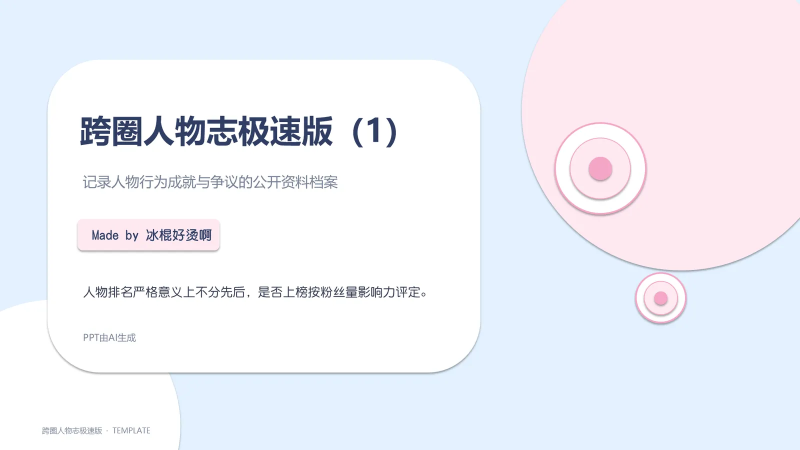
#> input picture site/media/slides/ep01/01.webp, 1600 x 900 px, given in place of 1b.png, which was not available (shown at 1/2 size)
$ python build-assets.py
#> lines starting #> are read from the running program, lines starting #| are printed output that depends on the picture
#!/usr/bin/env python
# -*- coding: utf-8 -*-
"""Convert exported PNGs into web assets.

.build/slides/<key>/slide-NN.png  ->  site/media/slides/<key>/NN.webp  (1600w)
cover PNG in the source folder     ->  site/media/covers/<key>.webp    (1280w)
                                   ->  site/media/covers/<key>-thumb.webp (560w)
The 1~10 combo cover is a 2x2 mosaic of four episode covers.
"""
import os
import sys
from PIL import Image, ImageDraw, ImageFilter

ROOT = os.path.dirname(os.path.dirname(os.path.abspath(__file__)))
SRC = r"C:\Users\31996\OneDrive\文档\PrAe\跨圈人物志极速版"
BUILD = os.path.join(ROOT, ".build", "slides")
SITE = os.path.join(ROOT, "site")
COVERS = os.path.join(SITE, "media", "covers")
SLIDES = os.path.join(SITE, "media", "slides")

# key -> (source png, kind)
COVER_MAP = {
    "ep01": ("1b.png", 0), "ep02": ("2b.png", 0), "ep03": ("3b.png", 0),
    "ep04": ("4b.png", 0), "ep05": ("5a.png", 1), "ep06": ("6a.png", 1),
    "ep07": ("7a.png", 1), "ep08": ("8a.png", 1), "ep09": ("9a.png", 1),
    "ep10": ("10a.png", 1), "ep11": ("11a.png", 1),
    "ep01b": ("1c.png", 1), "od01": ("od1.png", 0),
}


def save_webp(img, path, width, quality=82):
    w, h = img.size
    if w != width:
        img = img.resize((width, max(1, round(h * width / w))), Image.LANCZOS)
    os.makedirs(os.path.dirname(path), exist_ok=True)
    img.save(path, "WEBP", quality=quality, method=6)


def build_covers():
    total = 0
    for key, (fname, _) in COVER_MAP.items():
        img = Image.open(os.path.join(SRC, fname)).convert("RGB")
#> img is the input picture: PIL image 1600x900 RGB; mean R, G, B 239.6, 240.7, 248.2
        save_webp(img, os.path.join(COVERS, f"{key}.webp"), 1280, 82)
#> in save_webp, `img = img.resize((width, max(1, round(h * width / w))), Image.LANCZOS)`:
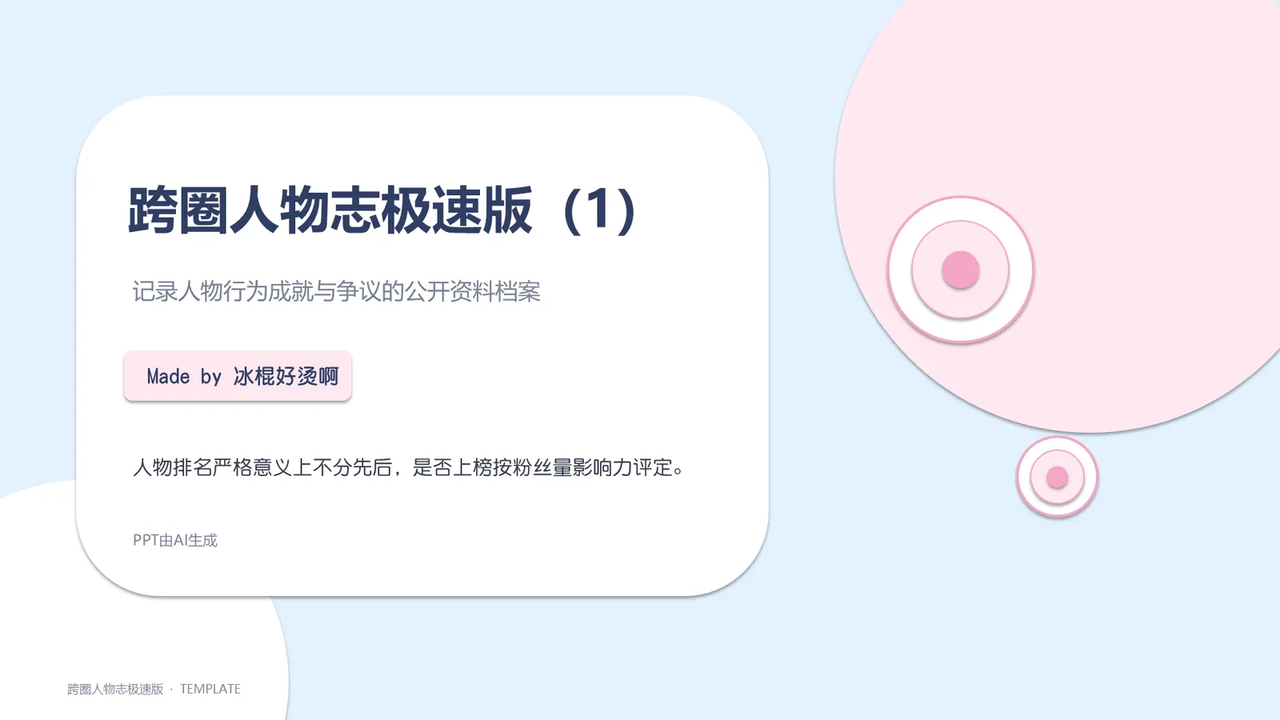
#> img: PIL image 1280x720 RGB; mean R, G, B 239.5, 240.7, 248.2
        save_webp(img, os.path.join(COVERS, f"{key}-thumb.webp"), 560, 78)
        total += 2
#> pass 2 of the loop in build_covers, `for key, (fname, _) in COVER_MAP.items():`:
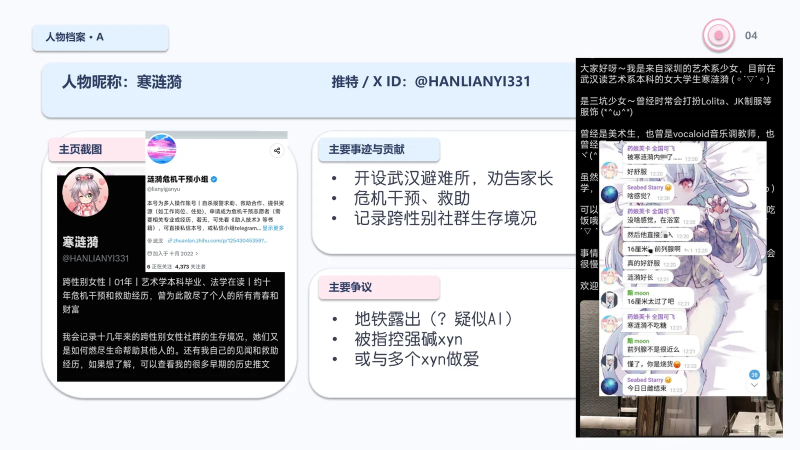
#> input picture site/media/slides/ep01/02.webp, 1600 x 900 px, given in place of 2b.png, which was not available (shown at 1/2 size)
#> in build_covers, img is the input picture: PIL image 1600x900 RGB; mean R, G, B 199.1, 199.8, 203.6
#> in save_webp (call 3), `img = img.resize((width, max(1, round(h * width / w))), Image.LANCZOS)`:
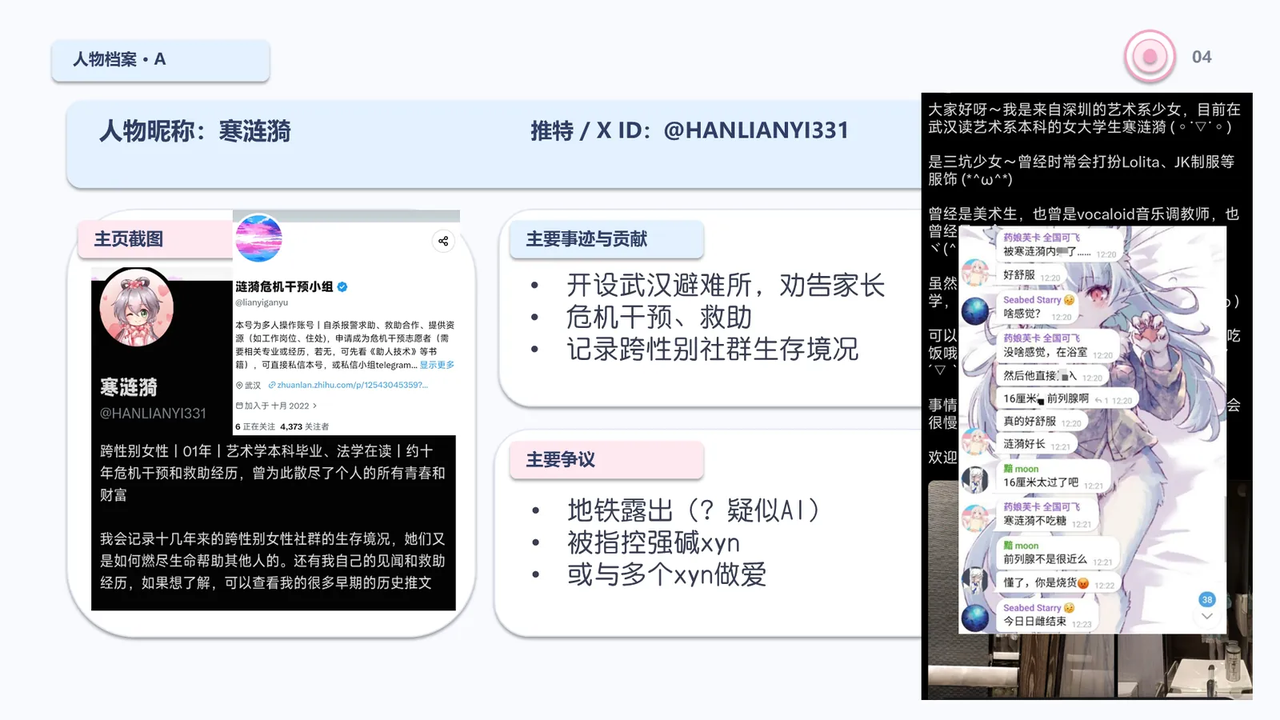
#> img: PIL image 1280x720 RGB; mean R, G, B 199.2, 199.8, 203.6
#> in save_webp (call 4), `img = img.resize((width, max(1, round(h * width / w))), Image.LANCZOS)`:
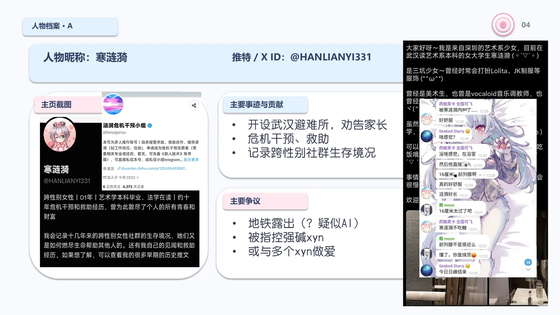
#> img: PIL image 560x315 RGB; mean R, G, B 199, 199.7, 203.4
    print(f"covers: {total}")


def build_slides():
    total = 0
    for key in sorted(os.listdir(BUILD)):
        d = os.path.join(BUILD, key)
        if not os.path.isdir(d):
            continue
        out = os.path.join(SLIDES, key)
        os.makedirs(out, exist_ok=True)
        for f in sorted(os.listdir(d)):
            if not f.lower().endswith(".png"):
                continue
            num = f.split("-")[-1].split(".")[0]
            img = Image.open(os.path.join(d, f)).convert("RGB")
            save_webp(img, os.path.join(out, f"{num}.webp"), 1600, 80)
            total += 1
        print(f"  {key}: {len(os.listdir(out))} slides")
    print(f"slides: {total}")


if __name__ == "__main__":
    os.makedirs(COVERS, exist_ok=True)
#> (the run stopped early here; a loop or call above may not have finished)
